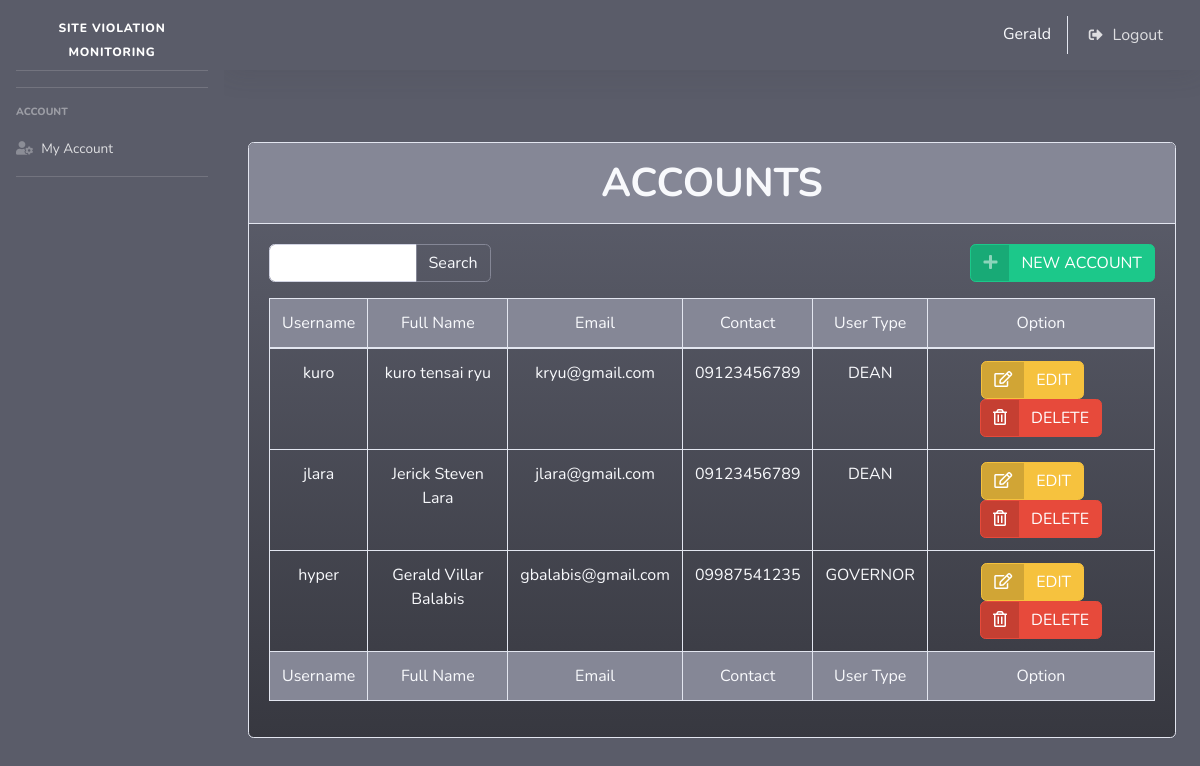
/account_manage.php (signed in), run on the app's committed database.
### tables this page shows
CREATE TABLE `accounts` (
  `acc_id` int(11) NOT NULL,
  `username` text NOT NULL,
  `password1` text NOT NULL,
  `password2` text NOT NULL,
  `firstname` text NOT NULL,
  `middlename` text NOT NULL,
  `lastname` text NOT NULL,
  `contact` text NOT NULL,
  `email` text NOT NULL,
  `user_type` text NOT NULL
);

### perfect_function.php (called while the page is built, shortened)
<?php
function getConnection()
{
	$servername = "localhost";
	$username = "root";
	$password = "";
	$dbname = "site_violation2";
	$conn = new mysqli($servername, $username, $password, $dbname);
	return $conn;
}
function get($table_name)
{
	$conn = getConnection();
	$sql = "SELECT * FROM $table_name";
	$result = $conn->query($sql);
	return $result;
}
?>

### account_manage.php (the view, shortened to what this page needs)
<?php
include "header.php";
include "perfect_function.php";
?>
<div align=center>
<br><br>
<div class="card w-100 bg-gradient-dark">
            <div class="card-header py-3 bg-secondary">
              <h1 class="m-0 font-weight-bold text-light">ACCOUNTS</h1>
            </div>
            <div class="card-body">
            <form method="post" action="account_search.php">
                    <div class="input-group mb-3 w-25" style="float: left;">
                        <input type="text" class="form-control" placeholder="" name="search" autocomplete="off" required>
                        <div class="input-group-append">
                            <button class="btn btn-outline-secondary text-light" type="submit" id="button-addon2">Search</button>
                        </div>
                        </div>
                </form>
                <a href="account_add.php" class="btn btn-success btn-icon-split" style="float:right;">
    <span class="icon text-white-50">
        <i class="fas fa-plus"></i>
</span>
<span class="text">
    NEW ACCOUNT
</span>
</a>
              <div class="table-responsive">
                <table class="table table-bordered" id="dataTable" width="100%" cellspacing="0">
    <thead class="bg-secondary text-light" style="text-align:center;">
    <tr>
        <td>Username</td>
        <td>Full Name</td>
        <td>Email</td>
        <td>Contact</td>
        <td>User Type</td>
        <td>Option</td>
    </tr>
    </thead>
    <tfoot class="bg-secondary text-light" style="text-align:center;">
    <tr>
        <td>Username</td>
        <td>Full Name</td>
        <td>Email</td>
        <td>Contact</td>
        <td>User Type</td>
        <td>Option</td>
    </tr>
    </tfoot>
    <tbody class="text-light" style="text-align:center;">
    <?php
        $table_name="accounts";
        $user_data=get($table_name);
        foreach ($user_data as $key => $row) {
            $acc_id=$row['acc_id'];
            $username=$row['username'];
            $name=$row['firstname'] ." ". $row['middlename'] ." ". $row['lastname'];
            $contact=$row['contact'];
            $email=$row['email'];
            $user_type=$row['user_type'];
    ?>
    <tr>
        <td><?= $username ?></td>
        <td><?= $name ?></td>
        <td><?= $email ?></td>
        <td><?= $contact ?></td>
        <td><?= $user_type ?></td>
        <td>
            <a href="account_edit.php?id=<?= $acc_id?>" class="btn btn-warning btn-icon-split btn-md">
            <span class="icon text-red-50">
            <i class="far fa-edit"></i>
            </span>
            <span class="text">
                    EDIT
                </span>
            </a>
        <a href="account_delete.php?id=<?= $acc_id?>" class="btn btn-danger btn-icon-split btn-md">
        <span class="icon text-red-50">
        <i class="far fa-trash-alt"></i>
        </span>
        <span class="text">
            DELETE
        </span>
            </a>
        </td>
    </tr>
        <?php   }   ?>
    </tbody>
</table>
</div>
</div>
</div>

### data on the page
accounts: username "kuro", name "kuro tensai ryu", email "kryu@gmail.com", contact "09123456789", user_type "DEAN"
accounts: username "jlara", name "Jerick Steven Lara", email "jlara@gmail.com", contact "09123456789", user_type "DEAN"
accounts: username "hyper", name "Gerald Villar Balabis", email "gbalabis@gmail.com", contact "09987541235", user_type "GOVERNOR"

### other printed values
$_SESSION['firstlast'] "Gerald"
